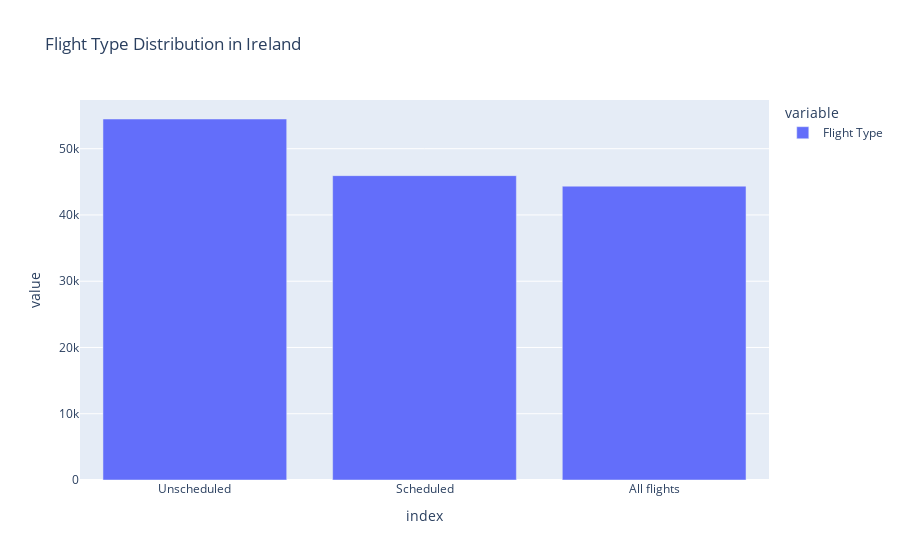

The notebook cell this image was saved under:
### Code cell
import plotly.express as px

# Data Preparation
ireland_yearly = ireland_filtered.groupby('Year')['Passenger Millions'].sum() * 1e6
la_yearly = la_flights_dataset.groupby('Year')['Passenger_Count'].sum()

combined_yearly = pd.DataFrame({
    'Year': ireland_yearly.index,
    'Passengers_Ireland': ireland_yearly.values,
    'Passengers_LA': la_yearly.values
})

flight_types_ireland = ireland_filtered['Flight Type'].value_counts()
fig = px.bar(flight_types_ireland, title='Flight Type Distribution in Ireland')
fig.show()

### Figure 1 — Plotly figure (JSON) as saved in the notebook; plotly's stock layout.template omitted (floating-point values rounded to 4 significant figures)
{"data": [{"alignmentgroup": "True", "hovertemplate": "variable=Flight Type<br>index=%{x}<br>value=%{y}<extra></extra>", "legendgroup": "Flight Type", "marker": {"color": "#636efa", "pattern": {"shape": ""}}, "name": "Flight Type", "offsetgroup": "Flight Type", "orientation": "v", "showlegend": true, "textposition": "auto", "type": "bar", "x": ["Unscheduled", "Scheduled", "All flights"], "xaxis": "x", "y": [54483, 45937, 44346], "yaxis": "y"}], "layout": {"barmode": "relative", "legend": {"title": {"text": "variable"}, "tracegroupgap": 0}, "title": {"text": "Flight Type Distribution in Ireland"}, "xaxis": {"anchor": "y", "domain": [0, 1], "title": {"text": "index"}}, "yaxis": {"anchor": "x", "domain": [0, 1], "title": {"text": "value"}}}}
